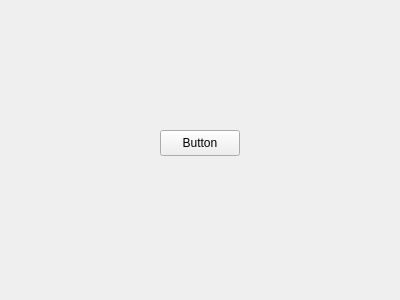
<?xml version="1.0" encoding="UTF-8"?>
<ui version="4.0">
 <class>Widget</class>
 <widget class="QWidget" name="Widget">
  <property name="geometry">
   <rect>
    <x>0</x>
    <y>0</y>
    <width>400</width>
    <height>300</height>
   </rect>
  </property>
  <property name="windowTitle">
   <string>Form</string>
  </property>
  <widget class="QPushButton" name="pushButton">
   <property name="geometry">
    <rect>
     <x>160</x>
     <y>130</y>
     <width>80</width>
     <height>26</height>
    </rect>
   </property>
   <property name="text">
    <string>Button</string>
   </property>
  </widget>
 </widget>
 <resources/>
 <connections/>
</ui>
